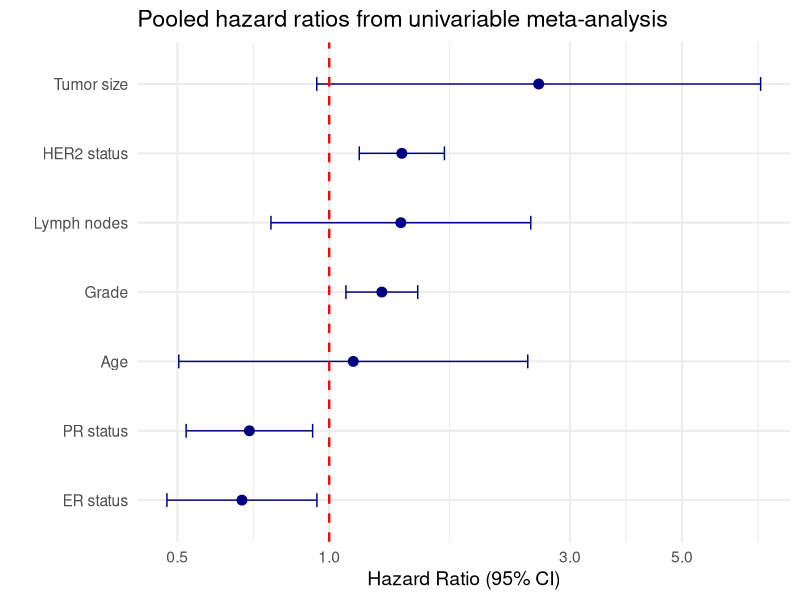
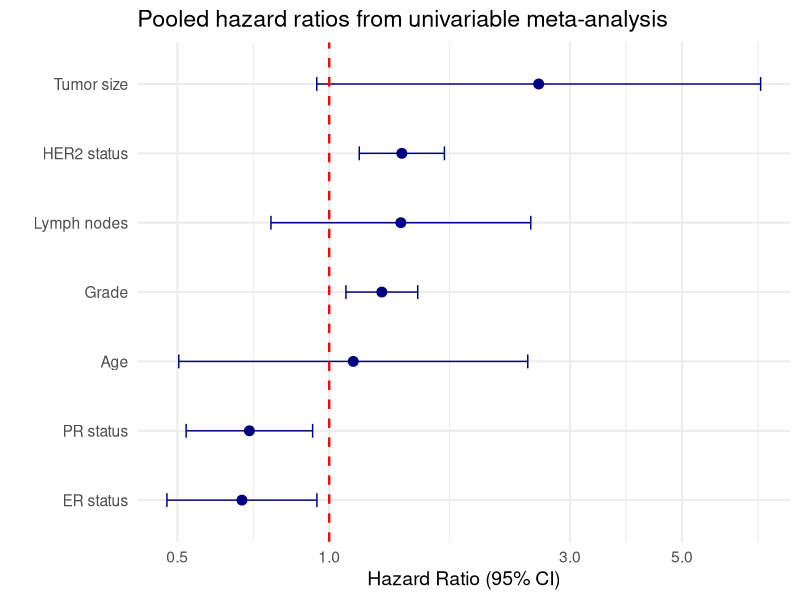

R code for these plots, in order:
# scripts/03_meta_analysis.R
# Univariable random-effects meta-analysis + forest plot

suppressPackageStartupMessages({
  library(dplyr); library(survival); library(metafor); library(ggplot2)
})
setwd("/content/drive/MyDrive/metabric_project")

pooled <- read.csv("pooled_all_cohorts.csv", stringsAsFactors = FALSE)
for (v in c("age", "tumor_size", "lymph_nodes", "grade"))
  pooled[[paste0(v, "_std")]] <- as.numeric(scale(pooled[[v]]))

cohorts  <- unique(pooled$cohort)
features <- c("age_std", "tumor_size_std", "lymph_nodes_std", "grade_std",
              "er_pos", "pr_pos", "her2_pos")

# Meta-analysis function for one predictor
get_meta <- function(var) {
  b <- c(); s <- c()
  for (coh in cohorts) {
    d <- pooled %>% filter(cohort == coh) %>% select(time, event, all_of(var))
    d <- d[complete.cases(d), ]
    if (nrow(d) < 3) next
    fit <- tryCatch(coxph(as.formula(paste("Surv(time,event) ~", var)), data = d),
                    error = function(e) NULL)
    if (!is.null(fit)) {
      b <- c(b, coef(fit))
      s <- c(s, sqrt(vcov(fit)))
    }
  }
  if (length(b) >= 2) {
    r <- rma(yi = b, sei = s, method = "REML")
    return(data.frame(predictor = var,
                      HR = exp(r$b[1]),
                      HR_lower = exp(r$ci.lb),
                      HR_upper = exp(r$ci.ub),
                      tau2 = r$tau2, I2 = r$I2, pval = r$pval))
  }
  NULL
}

meta_df <- do.call(rbind, lapply(features, get_meta))
meta_df$label <- c("Age", "Tumor size", "Lymph nodes", "Grade",
                   "ER status", "PR status", "HER2 status")
write.csv(meta_df, "meta_analysis_results.csv", row.names = FALSE)

# Forest plot
p <- ggplot(meta_df, aes(x = HR, y = reorder(label, HR))) +
  geom_point(size = 3, color = "navy") +
  geom_errorbarh(aes(xmin = HR_lower, xmax = HR_upper), height = 0.2, color = "navy") +
  geom_vline(xintercept = 1, linetype = "dashed", color = "red", linewidth = 0.8) +
  scale_x_log10() +
  labs(x = "Hazard Ratio (95% CI)", y = "",
       title = "Pooled hazard ratios from univariable meta-analysis") +
  theme_minimal(base_size = 14)

ggsave("Figure5_forest_plot.png", p, width = 8, height = 5, dpi = 600, bg = "white")
ggsave("Figure5_forest_plot.tiff", p, width = 8, height = 5, dpi = 600,
       compression = "lzw", bg = "white")
cat("Meta-analysis and forest plot saved.\n")
